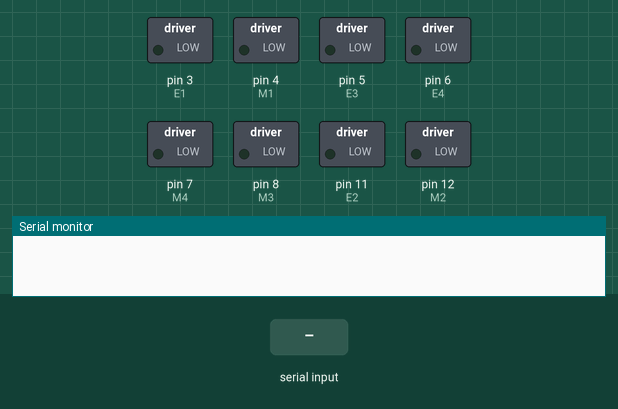
The sketch below on a simulated Arduino Mega 2560, built with avr-gcc and run on an emulated ATmega2560. On the bench: switched loads named in the sketch (green lamp = pin HIGH), the last lines printed to the serial monitor. The test bench sets the inputs (shaded band).

Above: at 0.01 s.
At 1.3 s:
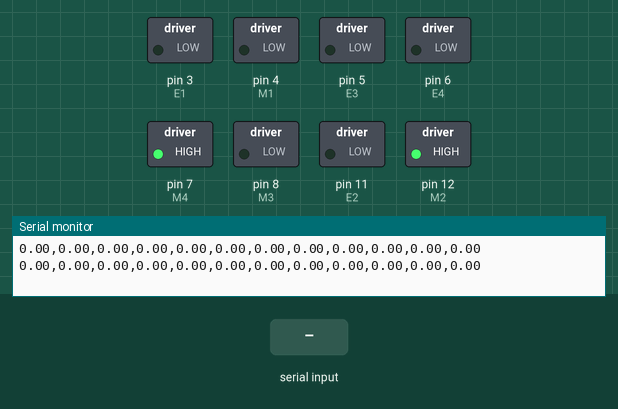
1.4 s: "1,90\n" received over Serial
At 4.6 s:
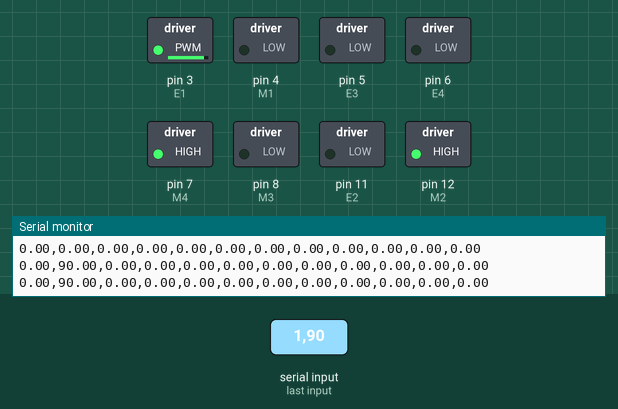
Timing chart, 0 to 6.1 s (numbered marks = the images above; inputs shaded):
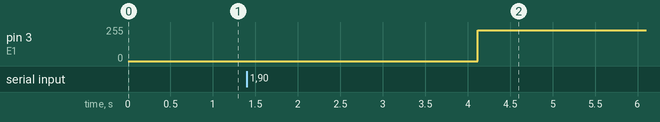

The sketch:

sprayer_system_systemCharacterization_matlab.ino
```cpp
// This code takes user input of valve number (1-4) valve position (0-100) pump choice (1 or 2) pump power (0-100)
// Serial Monitor User Input will look something like this: 2 50 1 70
// where the valve 2 is set to halfway open and pump 1 is set to 70% power

#include <Arduino.h>

// Define the valve control pins for M1, M2, M3, M4 (positive terminals) from DF robot 4ch driver shield, DRI0039
// https://wiki.dfrobot.com/Quad_Motor_Driver_Shield_for_Arduino_SKU_DRI0039
// M1-M4 are valve PWM
#define M1 4
#define M2 12
#define M3 8
#define M4 7
// E1=E4 are valve dir
#define E1 3
#define E2 11
#define E3 5
#define E4 6


// Pump control variables
float pump_pwr[4] = { 0.0, 0.0, 0.0, 0.0 };             // Pump Power Value that gets passed into the PUMPS
float valve_pos[4] = { 0.0, 0.0, 0.0, 0.0 };            // Valve position for each valve
float flow_rate_uf[4] = { 0.0, 0.0, 0.0, 0.0 };
float flow_rate[4] = { 0.0, 0.0, 0.0, 0.0 };
long pulses[4] = { 0, 0, 0, 0 };

// true = banked system (2 pumps), false = 1-to-1 system (4 pumps)
bool isBanked = false;


// Function to set the valve position based on the input valve number and voltage (0-10V)
void set_valve(int valve, int voltage) {
  digitalWrite(M1, LOW);
  digitalWrite(M2, HIGH);
  digitalWrite(M3, LOW);
  digitalWrite(M4, HIGH);

  if (voltage < 0) voltage = 0;
  if (voltage > 100) voltage = 100;

  // Map the voltage range (0-10V) to the PWM range (0-255)
  int pwmValue = map(voltage, 0, 100, 0, 255);

  // Set the motor driver to output the PWM signal for the specified valve
  if (valve == 1) {
    analogWrite(E1, pwmValue);
    //Serial.print("Valve 1 set to voltage: ");
  } else if (valve == 2) {
    analogWrite(E2, pwmValue);
    //Serial.print("Valve 2 set to voltage: ");
  } else if (valve == 3) {
    analogWrite(E3, pwmValue);
    //Serial.print("Valve 3 set to voltage: ");
  } else if (valve == 4) {
    analogWrite(E4, pwmValue);
    //Serial.print("Valve 4 set to voltage: ");
  }
  //Serial.print(voltage);
  //Serial.print(" V (PWM value: ");
  //Serial.print(pwmValue);
  //Serial.println(")");
}

void ctrl_pump(int ch = 0, int val = 0) {
  int min_val_pos = 10;
  int max_per = 60;
  if (val < 0) val = 0;
  else if (val > max_per) val = max_per;

  if (ch == 1) {
    if (valve_pos[0] < min_val_pos)
      val = 0;
  }
  if (ch == 2) {
    if (valve_pos[1] < min_val_pos)
      val = 0;
  }
  if (ch == 3) {
    if (valve_pos[2] < min_val_pos)
      val = 0;
  }
  if (ch == 4) {
    if (valve_pos[3] < min_val_pos)
      val = 0;
  }

  int v = map(val, 0, 100, 0, 1000);

  if (ch == 1) {
    Serial2.print("!G 1 ");
    Serial2.print(String(v));
    Serial2.print("_\r");
  }

  if (ch == 2) {
    Serial2.print("!G 2 ");
    Serial2.print(String(v));
    Serial2.print("_\r");
  }

  if (ch == 3) {
    Serial3.print("!G 1 ");
    Serial3.print(String(v));
    Serial3.print("_\r");
  }

  if (ch == 4) {
    Serial3.print("!G 2 ");
    Serial3.print(String(v));
    Serial3.print("_\r");
  }
}


void get_flow_rates() {
  if (Serial1.available()) {
    flow_rate[0] = Serial1.parseFloat();
    flow_rate[1] = Serial1.parseFloat();
    flow_rate[2] = Serial1.parseFloat();
    flow_rate[3] = Serial1.parseFloat();

    // pulses[0] = Serial1.parseInt();
    // pulses[1] = Serial1.parseInt();
    // pulses[2] = Serial1.parseInt();
    // pulses[3] = Serial1.parseInt();
  }
}


void debug_disp() {
    Serial.print(pump_pwr[0]); Serial.print(",");
    Serial.print(valve_pos[0]); Serial.print(",");
    Serial.print(flow_rate[0]); Serial.print(",");

    Serial.print(pump_pwr[1]); Serial.print(",");
    Serial.print(valve_pos[1]); Serial.print(",");
    Serial.print(flow_rate[1]); Serial.print(",");

    Serial.print(pump_pwr[2]); Serial.print(",");
    Serial.print(valve_pos[2]); Serial.print(",");
    Serial.print(flow_rate[2]); Serial.print(",");

    Serial.print(pump_pwr[3]); Serial.print(",");
    Serial.print(valve_pos[3]); Serial.print(",");
    Serial.print(flow_rate[3]); Serial.println();
}


void setup() {
  Serial.begin(9600);       // debug disp
  Serial1.begin(9600);      // flow sensor readings for arduino uno
  Serial2.begin(115200);    // roboteq for left bank
  Serial3.begin(115200);    // roboteq for right bank
  delay(100);

  pinMode(M1, OUTPUT);
  pinMode(M2, OUTPUT);
  pinMode(M3, OUTPUT);
  pinMode(M4, OUTPUT);

  set_valve(1, 0);
  set_valve(2, 0);
  set_valve(3, 0);
  set_valve(4, 0);

  pump_pwr[0] = 0;
  pump_pwr[1] = 0;
  pump_pwr[2] = 0;
  pump_pwr[3] = 0;
}

void loop() {
  get_flow_rates();
  delay(500);

  ctrl_pump(1, pump_pwr[0]);
  ctrl_pump(2, pump_pwr[1]);
  ctrl_pump(3, pump_pwr[2]);
  ctrl_pump(4, pump_pwr[3]);

  set_valve(1, valve_pos[0]);
  set_valve(2, valve_pos[1]);
  set_valve(3, valve_pos[2]);
  set_valve(4, valve_pos[3]);

  if (Serial.available()) {
    int valveNum = Serial.parseInt();
    int valvePos = Serial.parseInt();
    int pumpNum = Serial.parseInt();
    int pumpPwr = Serial.parseInt();

    if (valveNum == 1) {
      valve_pos[0] = valvePos;
    }
    if (valveNum == 2) {
      valve_pos[1] = valvePos;
    }
    if (valveNum == 3) {
      valve_pos[2] = valvePos;
    }
    if (valveNum == 4) {
      valve_pos[3] = valvePos;
    }

    if (isBanked) {
      if (pumpNum == 1) {
        pump_pwr[0] = 0;
        pump_pwr[1] = float(pumpPwr);
      }
      if (pumpNum == 2) {
        pump_pwr[2] = 0;
        pump_pwr[3] = float(pumpPwr);
      }
    }
    else {
      if (pumpNum == 1) {
        pump_pwr[0] = float(pumpPwr);
      }
      if (pumpNum == 2) {
        pump_pwr[1] = float(pumpPwr);
      }
      if (pumpNum == 3) {
        pump_pwr[2] = float(pumpPwr);
      }
      if (pumpNum == 4) {
        pump_pwr[3] = float(pumpPwr);
      }
    }

  }
  debug_disp();
}
```

Measured:
- after the input at 1.4 s, pin 3 (E1): 0/255 → 229/255 after 2.7 s
